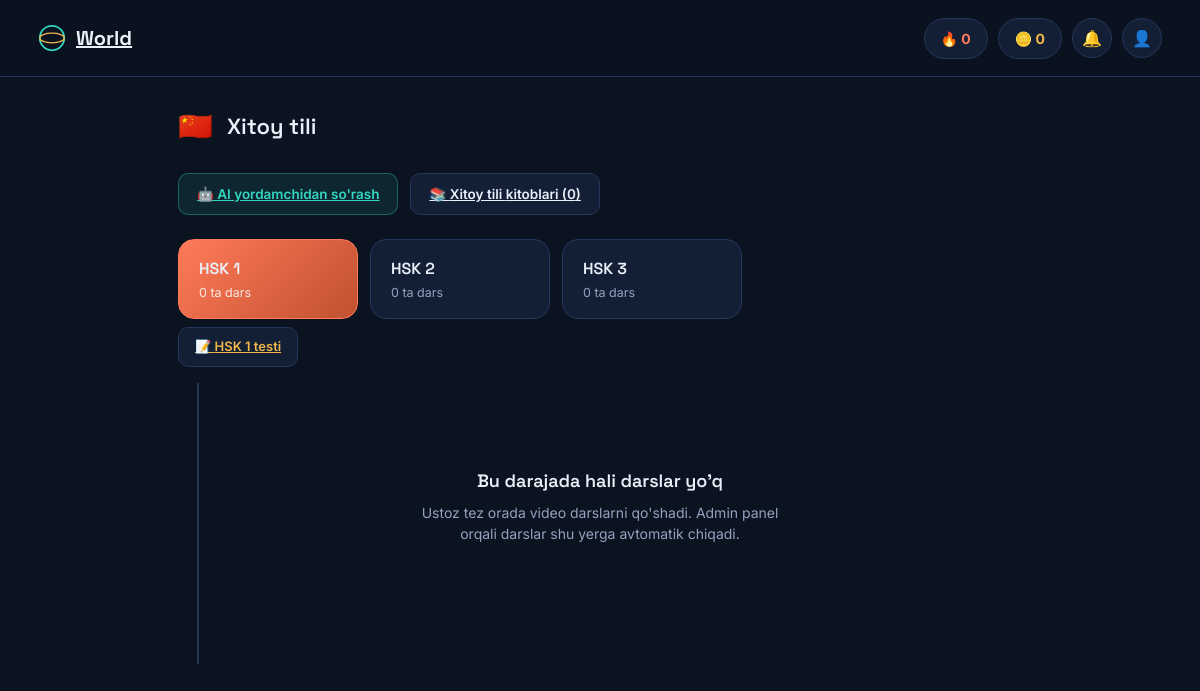
/course/chinese/, run on the app's committed database.
### courses/models.py (models this page shows, shortened)
class Course(models.Model):
    name = models.CharField('Nomi', max_length=100)
    slug = models.SlugField('Slug', unique=True, help_text="Masalan: english, russian, math, chinese, korean")
    icon_emoji = models.CharField('Belgi (emoji)', max_length=10, blank=True, default='📘')
    description = models.TextField('Tavsif', blank=True)
    order = models.PositiveIntegerField('Tartib', default=0)
    is_active = models.BooleanField('Faol', default=True)
    class Meta:
        verbose_name = 'Kurs'
        verbose_name_plural = 'Kurslar'
        ordering = ['order', 'name']

class Level(models.Model):
    course = models.ForeignKey(Course, related_name='levels', on_delete=models.CASCADE, verbose_name='Kurs')
    name = models.CharField('Nomi', max_length=100)
    order = models.PositiveIntegerField('Tartib', default=0)
    class Meta:
        verbose_name = 'Daraja'
        verbose_name_plural = 'Darajalar'
        ordering = ['order']

### courses/views.py (the view)
# urls.py: path('course/<slug:slug>/', course_path_view, name='course-path'),
def course_path_view(request, slug):
    course = get_object_or_404(
        Course.objects.prefetch_related('levels__lessons'),
        slug=slug,
        is_active=True,
    )
    levels = list(course.levels.all())
    active_level = levels[0] if levels else None
    return render(request, 'course_path.html', {
        'course': course,
        'levels': levels,
        'active_level': active_level,
    })

### templates/course_path.html (shortened to what this page needs)
<!DOCTYPE html>
<html lang="uz">
<head>
</head>
<body>
<nav>
  <div class="inner">
    <div class="logo"><a href="/">
      <svg viewBox="0 0 32 32" fill="none"><circle cx="16" cy="16" r="14" stroke="#33D6C0" stroke-width="2"/><ellipse cx="16" cy="16" rx="14" ry="5.5" stroke="#F2B84B" stroke-width="1.4"/></svg>
      World
    </a></div>
    <div class="nav-right">
      <div class="pill streak">🔥 0</div>
      <div class="pill coin">🪙 0</div>
      <div class="icon-btn">🔔</div>
      <div class="icon-btn">👤</div>
    </div>
  </div>
</nav>
<div class="wrap">
  <div class="course-head">
    <span class="flag">{{ course.icon_emoji }}</span>
    <h1>{{ course.name }}</h1>
  </div>
  <div class="quick-links">
    <a href="/ai-chat/" class="quick-link ai">🤖 AI yordamchidan so'rash</a>
    <a href="/books/" class="quick-link">📚 {{ course.name }} kitoblari ({{ course.books.count }})</a>
  </div>
  {% if levels %}
  <div class="levels">
    {% for level in levels %}
      <button class="level {% if level == active_level %}active{% endif %}" onclick="showLevel({{ level.id }})">
        <h3>{{ level.name }}</h3>
        <p>{{ level.lessons.count }} ta dars</p>
      </button>
    {% endfor %}
  </div>
  {% for level in levels %}
  <div class="level-content" id="level-{{ level.id }}" style="{% if level != active_level %}display:none;{% endif %}">
    <a href="/quiz/{{ level.id }}/" class="level-quiz-link">📝 {{ level.name }} testi{% if level.quiz %} ({{ level.quiz.questions.count }} savol){% endif %}</a>
    <div class="path">
    {% if level.lessons.all %}
      {% for lesson in level.lessons.all %}
        <div class="lesson">
          <div class="lesson-dot {% if lesson.is_locked %}locked{% else %}open{% endif %}">
            {% if lesson.is_locked %}🔒{% else %}{{ forloop.counter }}{% endif %}
          </div>
          <div class="lesson-card {% if lesson.is_locked %}locked{% endif %}">
            <div class="lesson-info">
              <div class="tag">{{ forloop.counter }} · {{ lesson.get_lesson_type_display }}</div>
              <h4>{{ lesson.title }}</h4>
            </div>
            {% if lesson.is_locked %}
              <span class="lock-icon">🔒</span>
            {% else %}
              <button class="continue-btn">Davom etish</button>
            {% endif %}
          </div>
        </div>
      {% endfor %}
    {% else %}
      <div class="empty">
        <h3>Bu darajada hali darslar yo'q</h3>
        <p>Ustoz tez orada video darslarni qo'shadi. Admin panel orqali darslar shu yerga avtomatik chiqadi.</p>
      </div>
    {% endif %}
    </div>
  </div>
  {% endfor %}
  {% else %}
  <div class="empty">
    <h3>Bu kursda hali darajalar yo'q</h3>
    <p>Admin panelda "seed_courses" buyrug'ini ishga tushiring yoki darajalarni qo'lda qo'shing.</p>
  </div>
  {% endif %}
</div>
</body>
</html>

### templates/course_path.html (style rules this page uses)
:root { --bg:#0B1220; --bg-soft:#0F1A2E; --surface:#131F35; --surface-2:#182647; --line:#24365A; --text:#EAF0FA; --text-dim:#93A3BE; --cyan:#33D6C0; --gold:#F2B84B; --coral:#FF7A59; }
* { box-sizing:border-box; margin:0; padding:0; }
body { background:var(--bg); color:var(--text); font-family:'Inter',sans-serif; line-height:1.5; }
h1,h2,h3 { font-family:'Space Grotesk',sans-serif; font-weight:600; }
.wrap { max-width:900px; margin:0 auto; padding:0 28px; }
nav { position:sticky; top:0; z-index:50; background:rgba(11,18,32,0.92); backdrop-filter:blur(10px); border-bottom:1px solid var(--line); }
nav .inner { max-width:1180px; margin:0 auto; padding:0 28px; display:flex; align-items:center; justify-content:space-between; height:76px; }
.logo { display:flex; align-items:center; gap:10px; font-size:20px; font-weight:700; font-family:'Space Grotesk'; }
.logo a { display:flex; align-items:center; gap:10px; color:var(--text); }
.logo svg { width:28px;height:28px; }
.nav-right { display:flex; align-items:center; gap:10px; }
.pill { display:flex; align-items:center; gap:7px; background:var(--surface); border:1px solid var(--line); border-radius:999px; padding:9px 16px; font-size:14px; font-weight:700; }
.pill.streak { color:var(--coral); }
.pill.coin { color:var(--gold); }
.icon-btn { width:40px;height:40px; border-radius:50%; background:var(--surface); border:1px solid var(--line); display:flex; align-items:center; justify-content:center; font-size:16px; }
.course-head { padding:28px 0 8px; display:flex; align-items:center; gap:14px; }
.course-head .flag { font-size:28px; }
.course-head h1 { font-size:22px; }
.quick-links { display:flex; gap:12px; margin:18px 0 6px; flex-wrap:wrap; }
.quick-link { display:inline-flex; align-items:center; gap:8px; padding:10px 18px; border-radius:10px; background:var(--surface); border:1px solid var(--line); color:var(--text); font-size:13.5px; font-weight:600; }
.quick-link.ai { background:rgba(51,214,192,0.1); border-color:rgba(51,214,192,0.35); color:var(--cyan); }
.level-quiz-link { display:inline-flex; align-items:center; gap:6px; margin-bottom:16px; padding:9px 16px; border-radius:10px; background:var(--surface); border:1px solid var(--line); color:var(--gold); font-size:13px; font-weight:600; }
.levels { display:flex; gap:12px; overflow-x:auto; padding:18px 0 8px; }
.level { flex-shrink:0; min-width:180px; border-radius:16px; padding:18px 20px; background:var(--surface); border:1px solid var(--line); cursor:pointer; text-align:left; font-family:inherit; color:var(--text); }
.level.active { background:linear-gradient(135deg, var(--coral), #c0512f); border-color:var(--coral); }
.level h3 { font-size:16px; margin-bottom:6px; }
.level p { font-size:12.5px; color:var(--text-dim); }
.level.active p { color:rgba(255,255,255,0.85); }
.path { padding:24px 0 60px; position:relative; }
.path::before { content:""; position:absolute; left:19px; top:0; bottom:0; width:2px; background:var(--line); }
.empty { text-align:center; padding:60px 20px; color:var(--text-dim); }
.empty h3 { color:var(--text); font-size:18px; margin-bottom:8px; }
.empty p { font-size:14px; max-width:380px; margin:0 auto; }

### data on the page
Course: icon_emoji "🇨🇳", name "Xitoy tili", books.count "0"
Level: name "HSK 1", lessons.count "0", shows "Bu darajada hali darslar yo'q"
Level: name "HSK 2", lessons.count "0"
Level: name "HSK 3", lessons.count "0"
